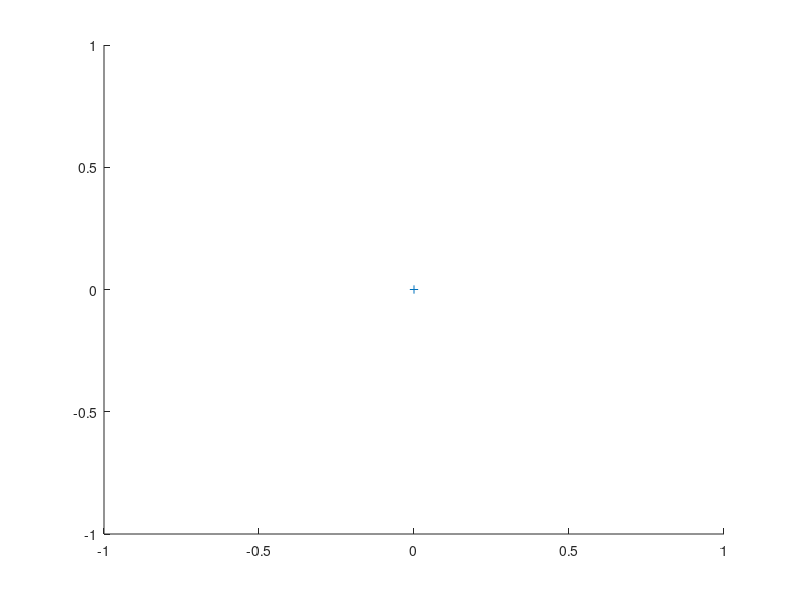

MATLAB code to generate this figure: (Note: this script raises an error after producing the figure.)
% Manual circle plot
% AWE Dunn Cambrudge University 2020
%
% to add: 
% option to plot by module affiliation; requires inputting the module
% affiliation vector and using this to reorder the matrix then colouring
% the nodes according to module affiliation
% or colour according to manual input (e.g. cell type)
% 
% add lines linking nodes; add arrows if directional matrix
% line thickness according to connection weight
% take node labels as an input (if no labels provided don't display node
% labels

addpath(genpath('C:\Users\alexd\OneDrive - University Of Cambridge\Cam\PhD\Project\Data&CodeBackup\Scripts'))
clear all
close all
radius = 20;
centreX = 0;
centreY = 0;
numPoints = 60;
angle = 360/numPoints;
f1 = figure; scatter(centreX,centreY,'+k'); hold on
f1.Position = [680   464   560   496];
textOffset = -0.75;
for i = 1 : numPoints
   x = radius * cosd(angle*i) + centreX; %cosd gives degrees, cos function guves radians
   y = radius * sind(angle*i) + centreY;
   xtext =  (radius/10+radius) * cosd(angle*i) + centreX + textOffset;
   ytext =  (radius/10+radius) * sind(angle*i) + centreY;
   scatter(x,y,50,'filled');
   text(xtext,ytext,num2str(i),'FontSize',12);
   xy(i,[1 2]) = [x y];
end
hold off
aesthetics; box off; axis off
% figure; scatter(xy(:,1),xy(:,2)); %xlim([-1.5 1.5]); ylim([-1.5 1.5]);
%% draw curved lines between points
% 
simMat = rand(60,60);
simMat(simMat >=0.9) = 1;
simMat(simMat ~= 1) = 0;

%%
% x = [0 0 0 0 0];
% y = [-1844 -952 0 952 1844];
% z = [2000 1446 1238 1446 2000];
% 
% n = 50;
% x1 = zeros(1,n);
% y1 = linspace(min(y),max(y),n);
% z1 = interp1(y,z,y1,'spline');
% z2 = interp1(y,z,y1,'pchip');
% 
% plot3(x,y,z,'b',x1,y1,z1,'r',x1,y1,z2,'g');
% view(90,0);